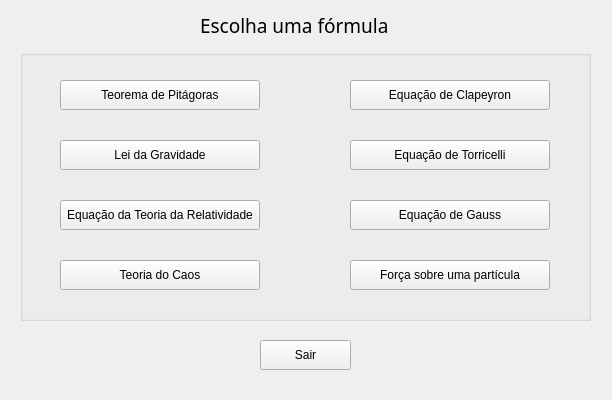
<?xml version="1.0" encoding="UTF-8"?>
<ui version="4.0">
 <class>MainWindow</class>
 <widget class="QMainWindow" name="MainWindow">
  <property name="geometry">
   <rect>
    <x>0</x>
    <y>0</y>
    <width>612</width>
    <height>400</height>
   </rect>
  </property>
  <property name="minimumSize">
   <size>
    <width>612</width>
    <height>400</height>
   </size>
  </property>
  <property name="maximumSize">
   <size>
    <width>612</width>
    <height>400</height>
   </size>
  </property>
  <property name="windowTitle">
   <string>Sistema de Resolução de Equações</string>
  </property>
  <property name="windowIcon">
   <iconset resource="fileRecourses.qrc">
    <normaloff>:/new/logo/images/logo.png</normaloff>:/new/logo/images/logo.png</iconset>
  </property>
  <property name="animated">
   <bool>false</bool>
  </property>
  <widget class="QWidget" name="telaPrincipal">
   <property name="enabled">
    <bool>true</bool>
   </property>
   <property name="minimumSize">
    <size>
     <width>612</width>
     <height>380</height>
    </size>
   </property>
   <property name="maximumSize">
    <size>
     <width>612</width>
     <height>380</height>
    </size>
   </property>
   <property name="sizeIncrement">
    <size>
     <width>612</width>
     <height>380</height>
    </size>
   </property>
   <widget class="QLabel" name="label">
    <property name="geometry">
     <rect>
      <x>200</x>
      <y>0</y>
      <width>221</width>
      <height>51</height>
     </rect>
    </property>
    <property name="font">
     <font>
      <family>Arial Black</family>
      <pointsize>14</pointsize>
     </font>
    </property>
    <property name="text">
     <string>Escolha uma fórmula</string>
    </property>
    <property name="scaledContents">
     <bool>false</bool>
    </property>
   </widget>
   <widget class="QPushButton" name="botaoSair">
    <property name="geometry">
     <rect>
      <x>260</x>
      <y>340</y>
      <width>91</width>
      <height>30</height>
     </rect>
    </property>
    <property name="text">
     <string>Sair</string>
    </property>
   </widget>
   <widget class="QGroupBox" name="groupBox">
    <property name="geometry">
     <rect>
      <x>20</x>
      <y>50</y>
      <width>571</width>
      <height>271</height>
     </rect>
    </property>
    <property name="title">
     <string/>
    </property>
    <widget class="QPushButton" name="botaoPitagoras">
     <property name="geometry">
      <rect>
       <x>40</x>
       <y>30</y>
       <width>200</width>
       <height>30</height>
      </rect>
     </property>
     <property name="text">
      <string>Teorema de Pitágoras</string>
     </property>
    </widget>
    <widget class="QPushButton" name="botaoCaos">
     <property name="geometry">
      <rect>
       <x>40</x>
       <y>210</y>
       <width>200</width>
       <height>30</height>
      </rect>
     </property>
     <property name="text">
      <string>Teoria do Caos</string>
     </property>
    </widget>
    <widget class="QPushButton" name="botaoGravidade">
     <property name="geometry">
      <rect>
       <x>40</x>
       <y>90</y>
       <width>200</width>
       <height>30</height>
      </rect>
     </property>
     <property name="text">
      <string>Lei da Gravidade</string>
     </property>
    </widget>
    <widget class="QPushButton" name="botaoTorricelli">
     <property name="geometry">
      <rect>
       <x>330</x>
       <y>90</y>
       <width>200</width>
       <height>30</height>
      </rect>
     </property>
     <property name="text">
      <string>Equação de Torricelli</string>
     </property>
    </widget>
    <widget class="QPushButton" name="botaoParticula">
     <property name="geometry">
      <rect>
       <x>330</x>
       <y>210</y>
       <width>200</width>
       <height>30</height>
      </rect>
     </property>
     <property name="text">
      <string>Força sobre uma partícula</string>
     </property>
    </widget>
    <widget class="QPushButton" name="botaoClapeyron">
     <property name="geometry">
      <rect>
       <x>330</x>
       <y>30</y>
       <width>200</width>
       <height>30</height>
      </rect>
     </property>
     <property name="text">
      <string>Equação de Clapeyron</string>
     </property>
    </widget>
    <widget class="QPushButton" name="botaoGauss">
     <property name="geometry">
      <rect>
       <x>330</x>
       <y>150</y>
       <width>200</width>
       <height>30</height>
      </rect>
     </property>
     <property name="text">
      <string>Equação de Gauss</string>
     </property>
    </widget>
    <widget class="QPushButton" name="botaoRelatividade">
     <property name="geometry">
      <rect>
       <x>40</x>
       <y>150</y>
       <width>200</width>
       <height>30</height>
      </rect>
     </property>
     <property name="text">
      <string>Equação da Teoria da Relatividade</string>
     </property>
    </widget>
   </widget>
  </widget>
 </widget>
 <tabstops>
  <tabstop>botaoPitagoras</tabstop>
  <tabstop>botaoGravidade</tabstop>
  <tabstop>botaoRelatividade</tabstop>
  <tabstop>botaoCaos</tabstop>
  <tabstop>botaoClapeyron</tabstop>
  <tabstop>botaoTorricelli</tabstop>
  <tabstop>botaoGauss</tabstop>
  <tabstop>botaoParticula</tabstop>
  <tabstop>botaoSair</tabstop>
 </tabstops>
 <resources>
  <include location="fileRecourses.qrc"/>
 </resources>
 <connections/>
</ui>
